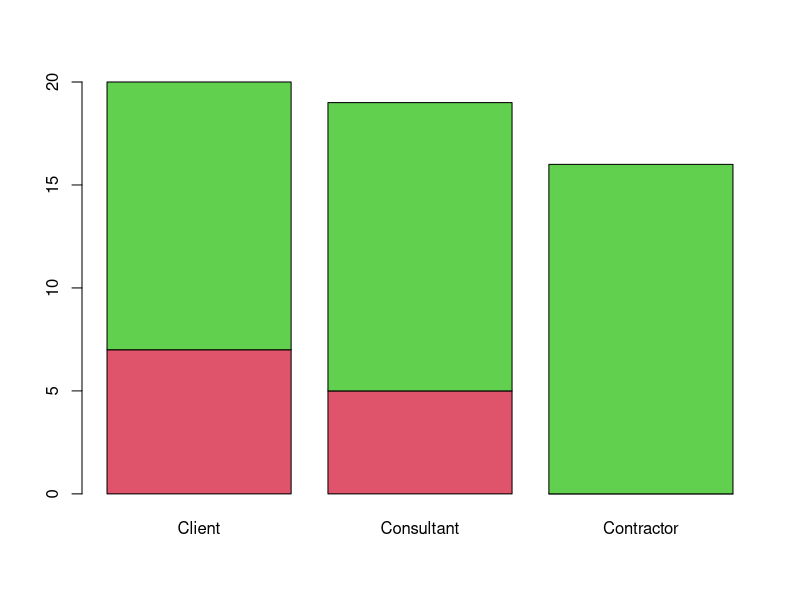
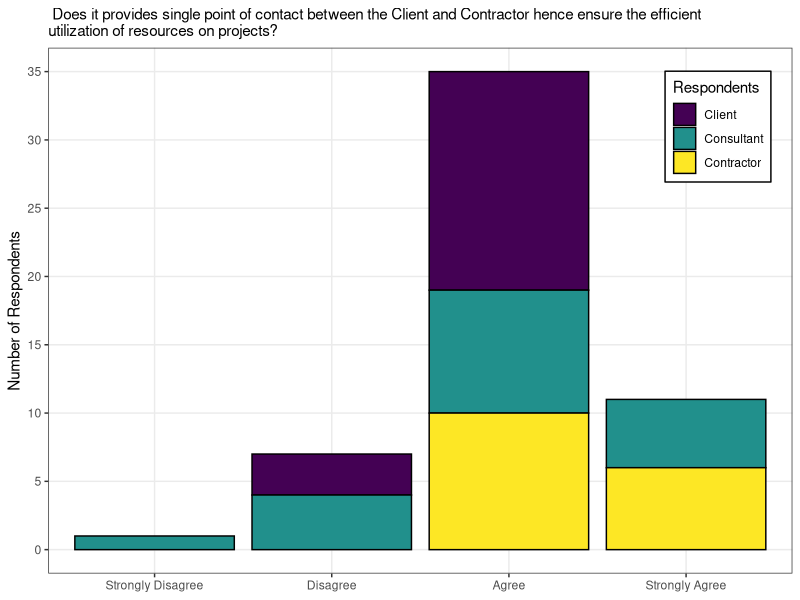
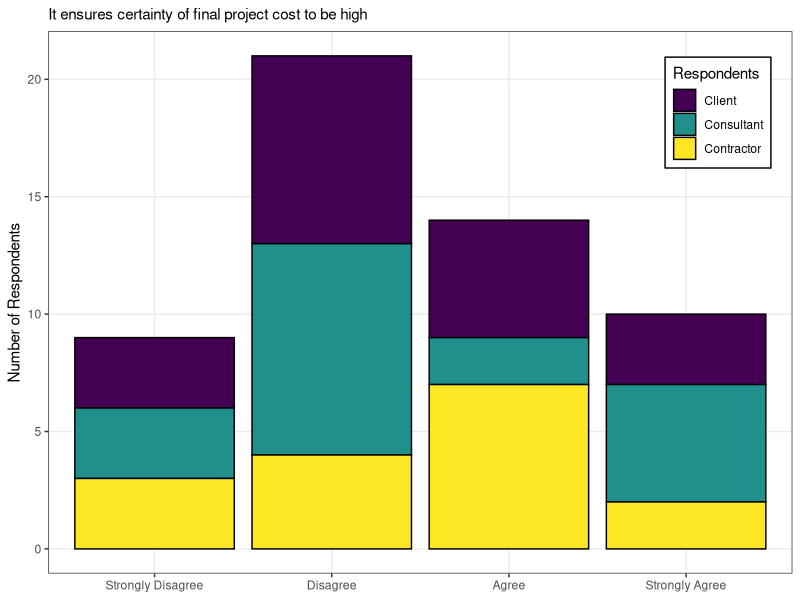
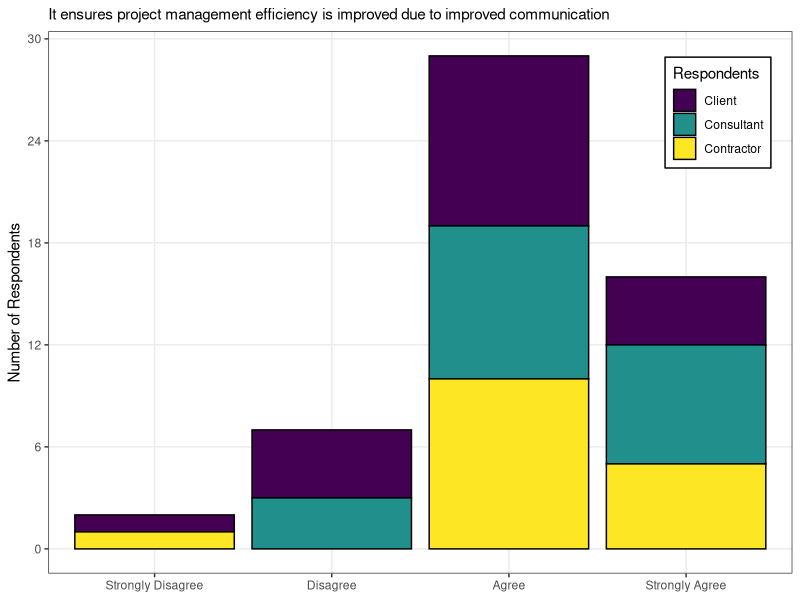
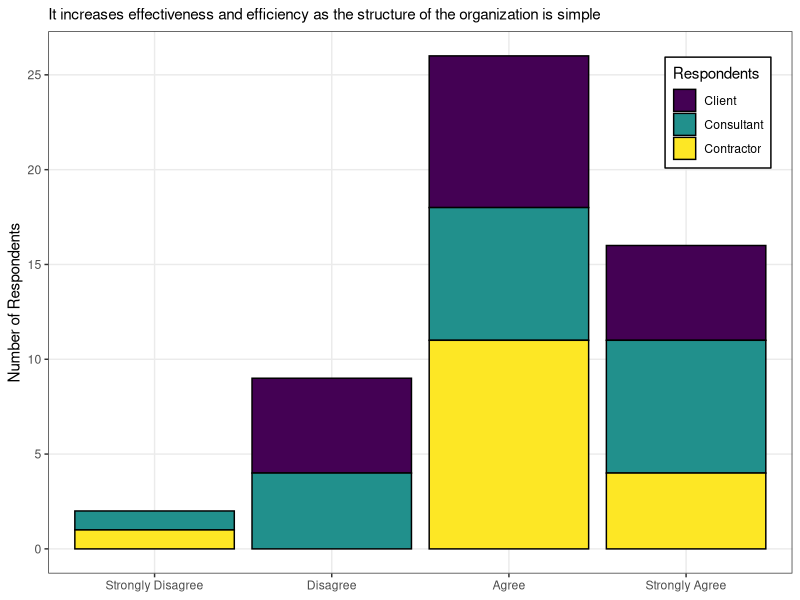
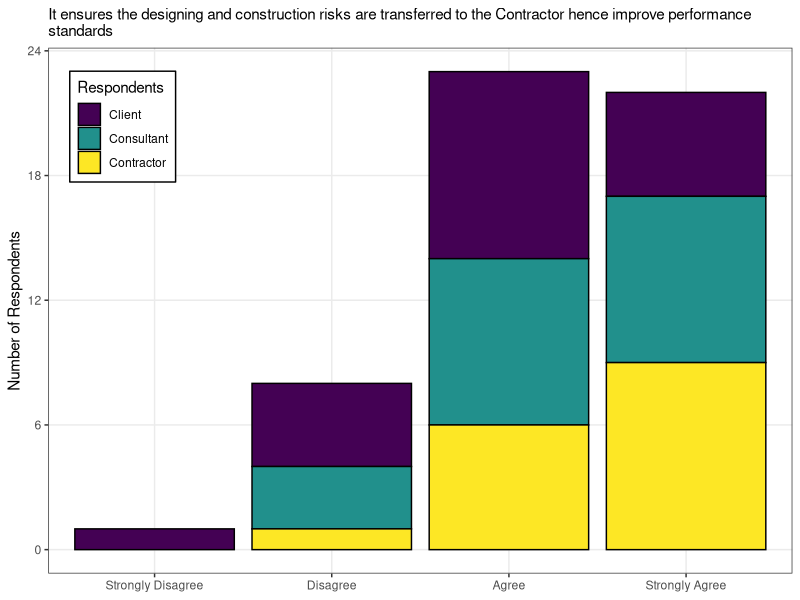
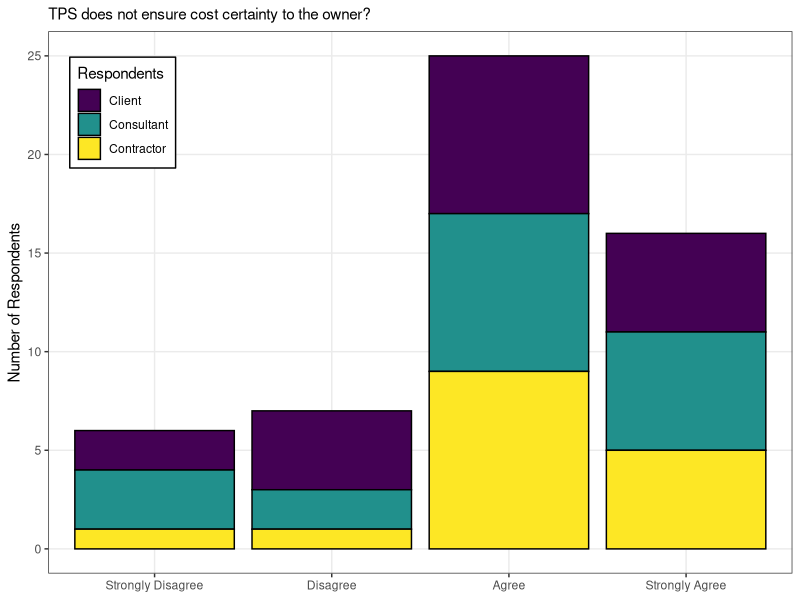
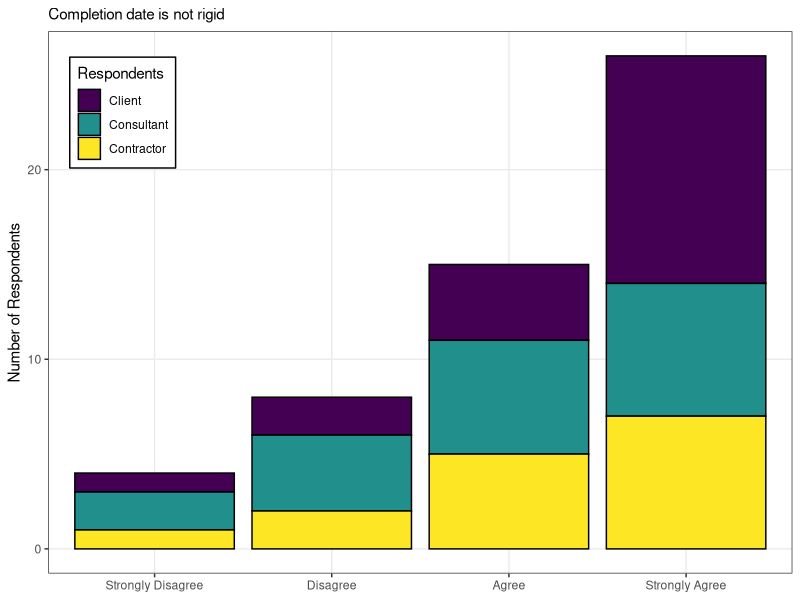

Recreate these plots in R, in order.
## ---- chunk 1
knitr::opts_chunk$set(echo = TRUE)
## ---- chunk 2
setwd("E:/Data Manipulation/Ian Nyeme/")
## ---- chunk 3
require(haven)
require(tidyverse)
require(lubridate)
require(ggsci)
require(RColorBrewer)
## ---- chunk 4
# read the file
db = read_csv("Questionnaire_response_04082018.csv")

# remove unwanted columns
db = db[,-c(8,59:61)]

# da = db%>%select(-c('X8', 'X59','X60', 'X61'))
# rm(list = setdiff(ls(), "db"))

code1 = c("Strongly Disagree", "Disagree", "Agree", "Strongly Agree")
code2 = c("Very low", "Low", "Moderate", "High", "Very High")
## ---- chunk 5
glimpse(db)
variable.names = names(db)

names(db) = rep(paste("q",1:57, sep = ""))

index = data_frame(variable.names, names(db))%>%select(question = `names(db)`, long.question = variable.names)


## ---- chunk 6


db%>%select(q4, q2)%>%table()

db%>%select(q4, q2)%>%table()%>%barplot(col = 2:3)

db%>%select(q4, q2)%>%table()%>%prop.table()

db%>%select(q2, q4)%>%table()%>%as.matrix()%>%prop.test()
## ---- chunk 7
db$q2 = as.factor(db$q2)

#plot for question 8
ggplot(data = db, aes(x = q8, fill = q2))+
  geom_bar(col = 1)+
  scale_x_discrete(limits = code1)+
  # scale_fill_discrete(name = "Respondents")+
  # scale_fill_brewer(name = "Respondents",palette = "Dark2")+
  # scale_fill_jco(name = "Respondents")+
  scale_fill_viridis_d(name = "Respondents")+
  scale_y_continuous(breaks = seq(0,40,5))+
  theme_bw()+
  theme(legend.position = c(0.9,0.85),  
        legend.background = element_rect(colour = "black"),
        panel.grid.minor.y = element_blank())+
  labs(x = NULL, y = "Number of Respondents", 
       subtitle = " Does it provides single point of contact between the Client and Contractor hence ensure the efficient \nutilization of resources on projects?")
  
  
## ---- chunk 8

#plot for question 8
ggplot(data = db, aes(x = q9, fill = q2))+
  geom_bar(col = 1)+
  scale_x_discrete(limits = code1)+
  # scale_fill_discrete(name = "Respondents")+
  # scale_fill_brewer(name = "Respondents",palette = "Dark2")+
  # scale_fill_jco(name = "Respondents")+
  scale_fill_viridis_d(name = "Respondents")+
  scale_y_continuous(breaks = seq(0,25,5))+
  theme_bw()+
  theme(legend.position = c(0.9,0.85),  
        legend.background = element_rect(colour = "black"),
        panel.grid.minor.y = element_blank())+
  labs(x = NULL, y = "Number of Respondents", 
       subtitle = "It ensures certainty of final project cost to be high")
  
  
## ---- chunk 9

#plot for question 8
ggplot(data = db, aes(x = q10, fill = q2))+
  geom_bar(col = 1)+
  scale_x_discrete(limits = code1)+
  # scale_fill_discrete(name = "Respondents")+
  # scale_fill_brewer(name = "Respondents",palette = "Dark2")+
  # scale_fill_jco(name = "Respondents")+
  scale_fill_viridis_d(name = "Respondents")+
  scale_y_continuous(breaks = seq(0,35,6))+
  theme_bw()+
  theme(legend.position = c(0.9,0.85),  
        legend.background = element_rect(colour = "black"),
        panel.grid.minor.y = element_blank())+
  labs(x = NULL, y = "Number of Respondents", 
       subtitle = "It ensures project management efficiency is improved due to improved communication")
  
  
## ---- chunk 10

#plot for question 8
ggplot(data = db, aes(x = q11, fill = q2))+
  geom_bar(col = 1)+
  scale_x_discrete(limits = code1)+
  # scale_fill_discrete(name = "Respondents")+
  # scale_fill_brewer(name = "Respondents",palette = "Dark2")+
  # scale_fill_jco(name = "Respondents")+
  scale_fill_viridis_d(name = "Respondents")+
  scale_y_continuous(breaks = seq(0,30,5))+
  theme_bw()+
  theme(legend.position = c(0.9,0.85),  
        legend.background = element_rect(colour = "black"),
        panel.grid.minor.y = element_blank())+
  labs(x = NULL, y = "Number of Respondents", 
       subtitle = "It increases effectiveness and efficiency as the structure of the organization is simple")
  
  
## ---- chunk 11

#plot for question 8
ggplot(data = db, aes(x = q12, fill = q2))+
  geom_bar(col = 1)+
  scale_x_discrete(limits = code1)+
  # scale_fill_discrete(name = "Respondents")+
  # scale_fill_brewer(name = "Respondents",palette = "Dark2")+
  # scale_fill_jco(name = "Respondents")+
  scale_fill_viridis_d(name = "Respondents")+
  scale_y_continuous(breaks = seq(0,25,6))+
  theme_bw()+
  theme(legend.position = c(0.1,0.85),  
        legend.background = element_rect(colour = "black"),
        panel.grid.minor.y = element_blank())+
  labs(x = NULL, y = "Number of Respondents", 
       subtitle = "It ensures the designing and construction risks are transferred to the Contractor hence improve performance \nstandards")
  
  
## ---- chunk 12

#plot for question 8
ggplot(data = db%>%mutate(q13 = replace(q13,q13==5,4)), 
       aes(x = q13, fill = q2))+
  geom_bar(col = 1)+
  scale_x_discrete(limits = code1)+
  # scale_fill_discrete(name = "Respondents")+
  # scale_fill_brewer(name = "Respondents",palette = "Dark2")+
  # scale_fill_jco(name = "Respondents")+
  scale_fill_viridis_d(name = "Respondents")+
  # scale_y_continuous(breaks = seq(0,25,6))+
  theme_bw()+
  theme(legend.position = c(0.1,0.85),  
        legend.background = element_rect(colour = "black"),
        panel.grid.minor.y = element_blank())+
  labs(x = NULL, y = "Number of Respondents", 
       subtitle = "TPS does not ensure cost certainty to the owner?")
  
  
## ---- chunk 13

#plot for question 8
ggplot(data = db%>%mutate(q14 = replace(q14,q14==5,4)), 
       aes(x = q14, fill = q2))+
  geom_bar(col = 1)+
  scale_x_discrete(limits = code1)+
  # scale_fill_discrete(name = "Respondents")+
  # scale_fill_brewer(name = "Respondents",palette = "Dark2")+
  # scale_fill_jco(name = "Respondents")+
  scale_fill_viridis_d(name = "Respondents")+
  # scale_y_continuous(breaks = seq(0,25,6))+
  theme_bw()+
  theme(legend.position = c(0.1,0.85),  
        legend.background = element_rect(colour = "black"),
        panel.grid.minor.y = element_blank())+
  labs(x = NULL, y = "Number of Respondents", 
       subtitle = "Completion date is not rigid")
  
  
## ---- chunk 14

#plot for question 8
ggplot(data = db%>%mutate(q15 = replace(q15,q15==5,4)), 
       aes(x = q15, fill = q2))+
  geom_bar(col = 1)+
  scale_x_discrete(limits = code1)+
  # scale_fill_discrete(name = "Respondents")+
  # scale_fill_brewer(name = "Respondents",palette = "Dark2")+
  # scale_fill_jco(name = "Respondents")+
  scale_fill_viridis_d(name = "Respondents")+
  # scale_y_continuous(breaks = seq(0,25,6))+
  theme_bw()+
  theme(legend.position = c(0.1,0.85),  
        legend.background = element_rect(colour = "black"),
        panel.grid.minor.y = element_blank())+
  labs(x = NULL, y = "Number of Respondents", 
       subtitle = "Stipulated price is not rigid")
  
  
## ---- chunk 15

#plot for question 8
ggplot(data = db%>%mutate(q16 = replace(q16,q16==5,4)), 
       aes(x = q16, fill = q2))+
  geom_bar(col = 1)+
  scale_x_discrete(limits = code1)+
  # scale_fill_discrete(name = "Respondents")+
  # scale_fill_brewer(name = "Respondents",palette = "Dark2")+
  # scale_fill_jco(name = "Respondents")+
  scale_fill_viridis_d(name = "Respondents")+
  # scale_y_continuous(breaks = seq(0,25,6))+
  theme_bw()+
  theme(legend.position = c(0.1,0.85),  
        legend.background = element_rect(colour = "black"),
        panel.grid.minor.y = element_blank())+
  labs(x = NULL, y = "Number of Respondents", 
       subtitle = "Design should be completed before tendering")
  
  
## ---- chunk 16

#plot for question 17
ggplot(data = db%>%mutate(q17 = replace(q17,q17==5,4)), 
       aes(x = q17, fill = q2))+
  geom_bar(col = 1)+
  scale_x_discrete(limits = code1)+
  # scale_fill_discrete(name = "Respondents")+
  # scale_fill_brewer(name = "Respondents",palette = "Dark2")+
  # scale_fill_jco(name = "Respondents")+
  scale_fill_viridis_d(name = "Respondents")+
  # scale_y_continuous(breaks = seq(0,25,6))+
  theme_bw()+
  theme(legend.position = c(0.1,0.85),  
        legend.background = element_rect(colour = "black"),
        panel.grid.minor.y = element_blank())+
  labs(x = NULL, y = "Number of Respondents", 
       subtitle = "Cost overrun due to new design and specification")
  
  
## ---- chunk 17

#plot for question 18
ggplot(data = db%>%mutate(q18 = replace(q18,q18==5,4)), 
       aes(x = q18, fill = q2))+
  geom_bar(col = 1)+
  scale_x_discrete(limits = code1)+
  # scale_fill_discrete(name = "Respondents")+
  # scale_fill_brewer(name = "Respondents",palette = "Dark2")+
  # scale_fill_jco(name = "Respondents")+
  scale_fill_viridis_d(name = "Respondents")+
  # scale_y_continuous(breaks = seq(0,25,6))+
  theme_bw()+
  theme(legend.position = c(0.1,0.85),  
        legend.background = element_rect(colour = "black"),
        panel.grid.minor.y = element_blank())+
  labs(x = NULL, y = "Number of Respondents", 
       subtitle = "Cost overrun due to quantities and variation of price factors")
  
  
## ---- chunk 18

#plot for question 19
ggplot(data = db%>%mutate(q19 = replace(q19,q19==5,4)), 
       aes(x = q19, fill = q2))+
  geom_bar(col = 1)+
  scale_x_discrete(limits = code1)+
  # scale_fill_discrete(name = "Respondents")+
  # scale_fill_brewer(name = "Respondents",palette = "Dark2")+
  # scale_fill_jco(name = "Respondents")+
  scale_fill_viridis_d(name = "Respondents")+
  # scale_y_continuous(breaks = seq(0,25,6))+
  theme_bw()+
  theme(legend.position = c(0.1,0.85),  
        legend.background = element_rect(colour = "black"),
        panel.grid.minor.y = element_blank())+
  labs(x = NULL, y = "Number of Respondents", 
       subtitle = index[19,2])
  
  
## ---- chunk 19

#plot for question 20
ggplot(data = db%>%mutate(q20 = replace(q20,q20==5,4)), 
       aes(x = q20, fill = q2))+
  geom_bar(col = 1)+
  scale_x_discrete(limits = code1)+
  # scale_fill_discrete(name = "Respondents")+
  # scale_fill_brewer(name = "Respondents",palette = "Dark2")+
  # scale_fill_jco(name = "Respondents")+
  scale_fill_viridis_d(name = "Respondents")+
  # scale_y_continuous(breaks = seq(0,25,6))+
  theme_bw()+
  theme(legend.position = c(0.1,0.85),  
        legend.background = element_rect(colour = "black"),
        panel.grid.minor.y = element_blank())+
  labs(x = NULL, y = "Number of Respondents", 
       subtitle = index[20,2])
  
  
## ---- chunk 20

#plot for question 21
ggplot(data = db%>%mutate(q21 = replace(q21,q21==5,4)), 
       aes(x = q21, fill = q2))+
  geom_bar(col = 1)+
  scale_x_discrete(limits = code1)+
  # scale_fill_discrete(name = "Respondents")+
  # scale_fill_brewer(name = "Respondents",palette = "Dark2")+
  # scale_fill_jco(name = "Respondents")+
  scale_fill_viridis_d(name = "Respondents")+
  # scale_y_continuous(breaks = seq(0,25,6))+
  theme_bw()+
  theme(legend.position = c(0.1,0.85),  
        legend.background = element_rect(colour = "black"),
        panel.grid.minor.y = element_blank())+
  labs(x = NULL, y = "Number of Respondents", 
       subtitle = index[21,2])
  
  
## ---- chunk 21

#plot for question 22
ggplot(data = db%>%mutate(q22 = replace(q22,q22==5,4)), 
       aes(x = q22, fill = q2))+
    geom_bar(col = 1)+
  scale_x_discrete(limits = code1)+
  # scale_fill_discrete(name = "Respondents")+
  # scale_fill_brewer(name = "Respondents",palette = "Dark2")+
  # scale_fill_jco(name = "Respondents")+
  scale_fill_viridis_d(name = "Respondents")+
  # scale_y_continuous(breaks = seq(0,25,6))+
  theme_bw()+
  theme(legend.position = c(0.1,0.85),  
        legend.background = element_rect(colour = "black"),
        panel.grid.minor.y = element_blank())+
  labs(x = NULL, y = "Number of Respondents", 
       subtitle = index[22,2])
  
  
